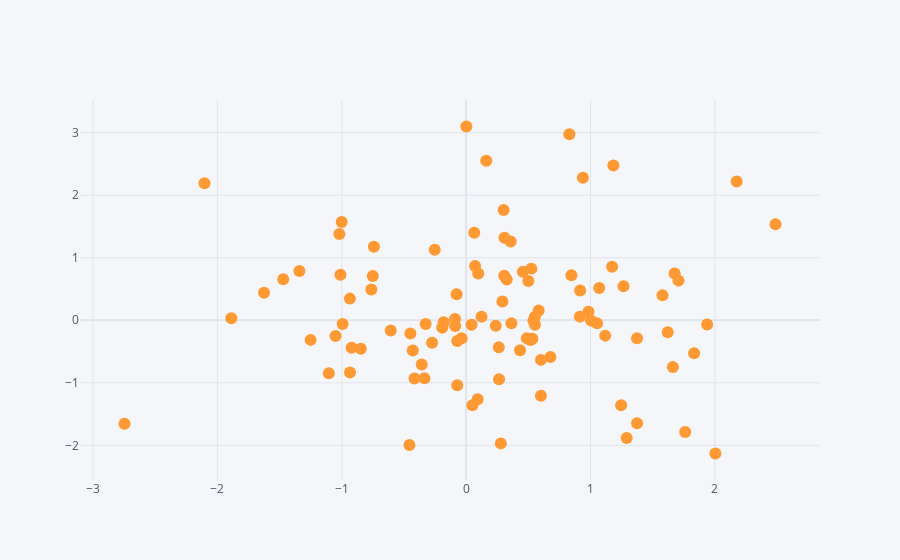

The code cell stored with this chart in its notebook:
### Markdown cell above
***In the above example instead of giving "kind=scatter" we are not getting the scatter plot***

**To get the scatter plot additional argument "mode='markers' " is given**

***Check Below Example:--->>>***

### Code cell
df.iplot(kind='scatter',x='A',y='B',mode='markers')
